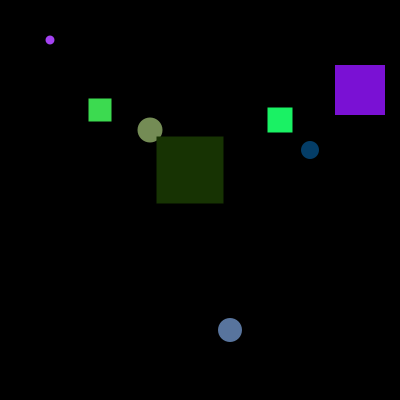
Frame 1 (no input)
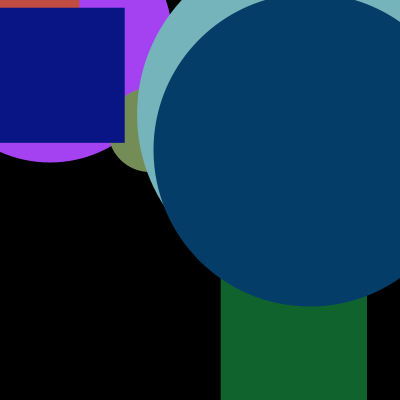
Frame 60 (the mouse pressed at the canvas centre just before this capture)
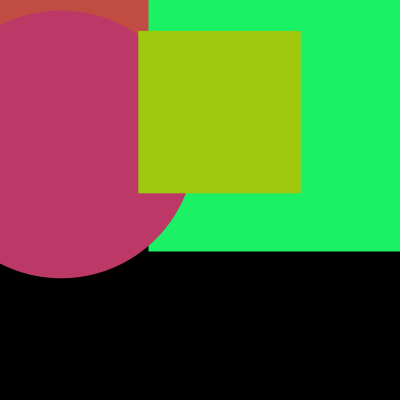
Frame 120 (the mouse held since frame 60 and released just before this capture)

The Processing sketch that drew these frames (run headless with seeded random() and noise(); from frame 60 on, the mouse is pressed at the canvas centre):

// Processing sketch: processing_137795
// ── processing_137795.pde

// ICE #12 
// Copyright Miranda Jacoby 2014 All Rights Reserved
/*
  Problem:
   -  Parallel Arrays -- grow each figure's dimval by its deltaDimVal 
         until it is larger than the screen.
   -  When the dimValue is too big,  reset its dimVal to zero, and
   -  assign random valiues to the figure's colorVal, xVal, yVal 
        and deltaDimValue array elements.
   -  Figures with odd array indexes must be rectangles.
   -  Figures with even arra indexes must be circles.
 */

  // x coordinates for figures
float  [ ] xVals   = {  50, 100, 150, 190, 230, 280, 310, 360 };
  // y coordinates for figures
float  [ ] yVals   = {  40, 110, 130, 170, 330, 120, 150,  90 };
  // sizes or dimensions for figures
float  [ ] dimVals = {   5,  15,  24,  54,  13,  23,  13,  41 };
  // amounts added to the sizes or dimensions for each frame
float  [ ] deltaDimVals = { 4, 8, 1, 13, 11, 2, 5, 9 };
  // colors of figures
color  [ ] colorVals = { color( random(255), random(255), random(255) ),
                         color( random(255), random(255), random(255) ),
                         color( random(255), random(255), random(255) ),
                         color( random(255), random(255), random(255) ),
                         color( random(255), random(255), random(255) ),
                         color( random(255), random(255), random(255) ),
                         color( random(255), random(255), random(255) ),
                         color( random(255), random(255), random(255) )
                       };


void setup( )
{
  size( 400, 400 );
  noStroke( );
  rectMode( CENTER );
  frameRate( 24 );
  smooth( );
}

void draw( )
{
   background( 0 );
   growFigures( );
   drawFigures( ); 
}

void growFigures( )
{  
 for (int i=0; i < xVals.length; i++) 
  {  
  dimVals[i] += deltaDimVals[i];
  
    if(dimVals[i] > width)
  {
    xVals[i] = ( random(390) );
    yVals[i] = ( random(390) );
    deltaDimVals[i] = ( random(15) );
    dimVals[i] = ( random(50) );
    colorVals[i] = color (random(255), random(255), random(255) );
  }
 }
}

void drawFigures( )
{
  for (int i=0; i < xVals.length; i++) 
  {  
    fill(colorVals[i]);
    
    if(i%2==0) //even number
    {
      ellipse(xVals[i], yVals[i], dimVals[i], dimVals[i]);
    }
    else //odd number
    {
      rect(xVals[i], yVals[i], dimVals[i], dimVals[i]);
    }
  }
}
